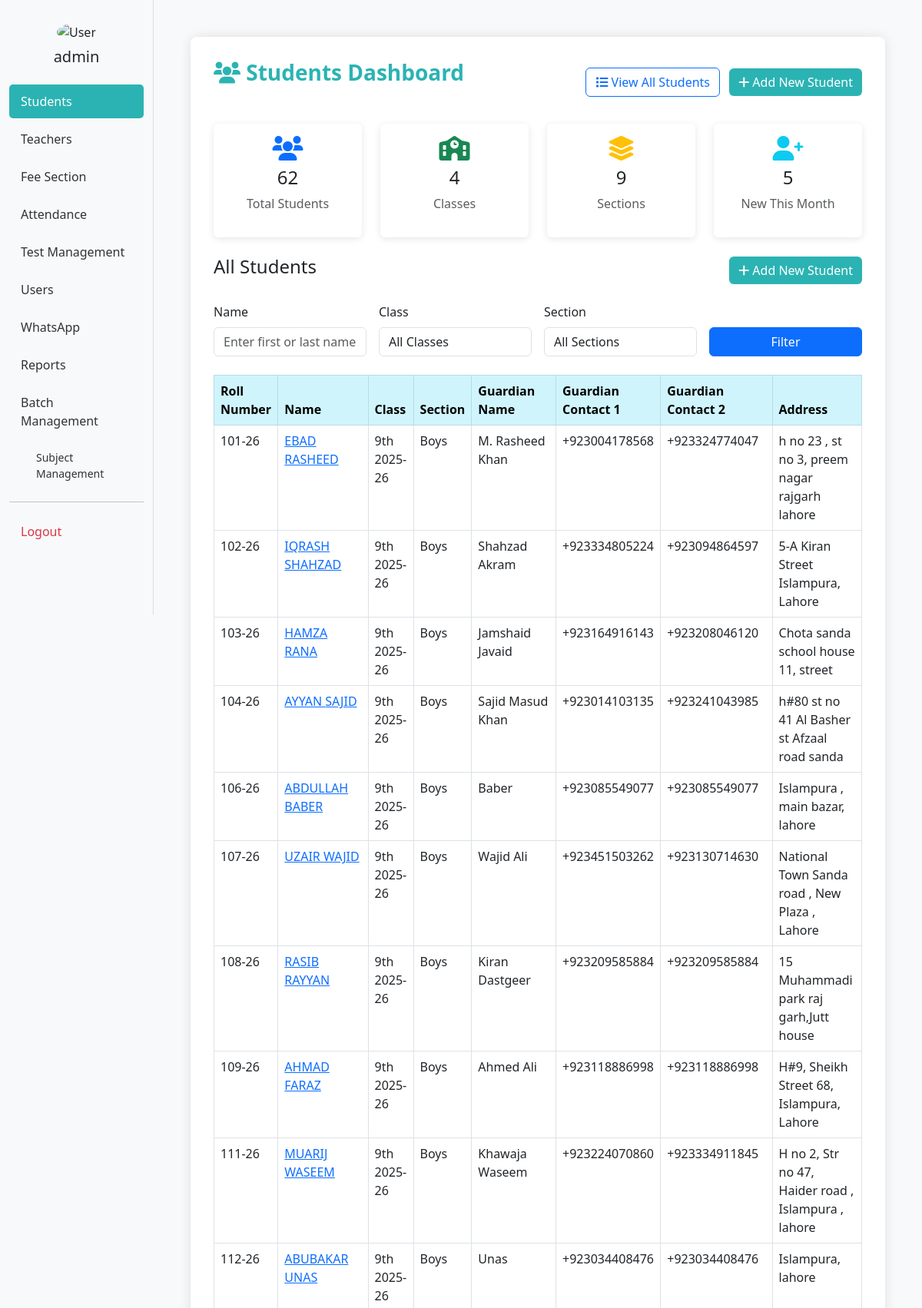
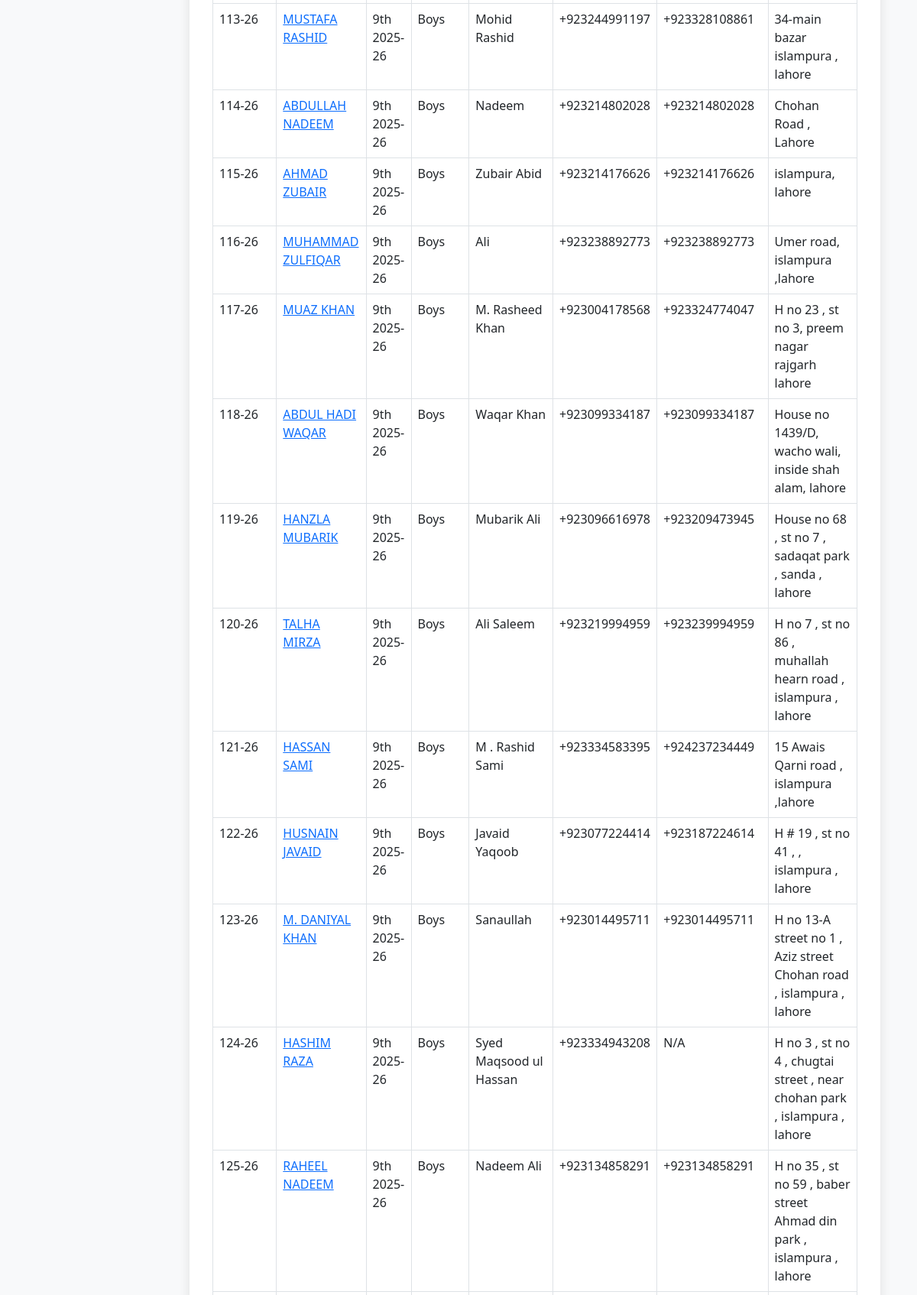
/list_students/ (signed in, upper part), run on the app's committed database (2 pictures, top to bottom).
### bri/models.py (models this page shows, shortened)
class Student(models.Model):
    username = models.OneToOneField(Username, on_delete=models.CASCADE, related_name='student_profile')
    std_fname = models.CharField(max_length=20)
    std_lname = models.CharField(max_length=20)
    std_dob = models.DateField()
    std_roll = models.CharField(max_length=20)
    std_class = models.ForeignKey(Class, on_delete=models.CASCADE)
    guardian_name = models.CharField(max_length=100, blank=True)
    guardian_contact1 = PhoneNumberField(blank=True, null=True)
    guardian_contact2 = PhoneNumberField(blank=True, null=True)
    address = models.TextField(blank=True, null=True)
    std_section = models.ForeignKey(Section, on_delete=models.CASCADE, null=True, blank=True)
    gender = models.CharField(max_length=10)
    discount_amount = models.IntegerField(help_text="Discount amount in PKR")
    is_active = models.BooleanField(default=True)
    profile_picture = models.ImageField(upload_to='student_pics/', blank=True, null=True)
    bform = models.CharField(max_length=20, blank=True, null=True)
    created_at = models.DateTimeField(auto_now_add=True)
    class Meta:
        unique_together = ('std_class', 'std_roll')

class Class(models.Model):
    class_name = models.CharField(max_length=15)
    is_active = models.BooleanField(default=True)
    order = models.IntegerField(default=0)
    class Meta:
        ordering = ['order', 'class_name']

class Section(models.Model):
    std_section = models.CharField(max_length=10)
    class_name = models.ForeignKey(Class, on_delete=models.CASCADE, related_name="sections")
    is_active = models.BooleanField(default=True)
    order = models.IntegerField(default=0)
    class Meta:
        ordering = ['order', 'std_section']

### bri/views.py (the view)
# urls.py: path('list_students/', views.list_students, name='list_students'),
@admin_required
def list_students(request):
    from django.utils import timezone
    from datetime import datetime, timedelta
    class_list = Class.objects.all()
    section_list = Section.objects.all()
    search_name = request.GET.get('name', '').strip()
    search_class = request.GET.get('class', '').strip()
    search_section = request.GET.get('section', '').strip()
    students = Student.objects.all().order_by('std_roll')
    if search_name:
        students = students.filter(
            Q(std_fname__icontains=search_name) |
            Q(std_lname__icontains=search_name)
        )
    if search_class:
        students = students.filter(std_class__class_name__icontains=search_class)
    if search_section.isdigit():
        students = students.filter(std_section__id=int(search_section))  # Corrected to use section ID explicitly
    if not students:
        students = []
    total_students = Student.objects.filter(is_active=True).count()
    total_classes = Class.objects.count()
    total_sections = Section.objects.count()
    new_admissions = 5
    recent_students = Student.objects.filter(is_active=True).order_by('-id')[:10]
    filters = {
        'name': search_name,
        'class': search_class,
        'section': search_section
    }
    context = {
        'students': students,
        'class_list': class_list,
        'section_list': section_list,
        'filters': filters,
        'total_students': total_students,
        'total_classes': total_classes,
        'total_sections': total_sections,
        'new_admissions': new_admissions,
        'recent_students': recent_students,
    }
    return render(request, 'List_students.html', context)

### bri/views.py (called while the page is built)
def admin_required(view_func):
    @wraps(view_func)
    def wrapper(request, *args, **kwargs):
        user_id = request.session.get('user_id')
        user_role = request.session.get('user_role')
        print(f"Admin check - user_id: {user_id}, user_role: {user_role}")
        if not user_id or user_role != 'admin':
            messages.error(request, "You need admin access to view this page.")
            return redirect('admin_dashboard')
        return view_func(request, *args, **kwargs)
    return wrapper

### bri/templates/List_students.html (shortened to what this page needs)
{% extends "students.html" %}
{% block content %}
  <div class="d-flex justify-content-between align-items-center mb-4">
    <h4>All Students</h4>
    <button class="btn btn-custom" data-bs-toggle="modal" data-bs-target="#addStudentModal">
      <i class="fas fa-plus"></i> Add New Student
    </button>
  </div>
  <form method="GET" class="row g-3 mb-4">
    <div class="col-md-3">
      <label for="nameFilter" class="form-label">Name</label>
      <input
        type="text"
        id="nameFilter"
        name="name"
        value="{{ filters.name|default:'' }}"
        class="form-control"
        placeholder="Enter first or last name" />
    </div>
    <div class="col-md-3">
      <label for="classFilter" class="form-label">Class</label>
      <select id="classFilter" name="class" class="form-control">
        <option value="">All Classes</option>
      </select>
    </div>
    <div class="col-md-3">
      <label for="sectionFilter" class="form-label">Section</label>
      <select id="sectionFilter" name="section" class="form-control">
        <option value="">All Sections</option>
      </select>
    </div>
    <div class="col-md-3 d-flex align-items-end">
      <button type="submit" class="btn btn-primary w-100">Filter</button>
    </div>
  </form>
  <table class="table table-bordered bg-white">
    <thead class="table-info">
      <tr>
        <th>Roll Number</th>
        <th>Name</th>
        <th>Class</th>
        <th>Section</th>
        <th>Guardian Name</th>
        <th>Guardian Contact 1</th>
        <th>Guardian Contact 2</th>
        <th>Address</th>
      </tr>
    </thead>
    <tbody>
      {% if students %}
        {% for stud in students %}
          <tr>
            <td>{{ stud.std_roll }}</td>
            <td>
              <a href="{% url 'edit_students' stud.id %}">
                {{ stud.std_fname }} {{ stud.std_lname }}
              </a>
            </td>
            <td>{{ stud.std_class.class_name }}</td>
            <td>{% if stud.std_section %}{{ stud.std_section.std_section }}{% else %}N/A{% endif %}</td>
            <td>{{ stud.guardian_name|default:"N/A" }}</td>
            <td>{{ stud.guardian_contact1|default:"N/A" }}</td>
            <td>{{ stud.guardian_contact2|default:"N/A" }}</td>
            <td>{{ stud.address|default:"N/A" }}</td>
          </tr>
        {% endfor %}
      {% else %}
        <tr><td colspan="8" class="text-center">No students found.</td></tr>
      {% endif %}
    </tbody>
  </table>
{% endblock %}

### bri/templates/students.html (style rules this page uses)
body { background-color: #f8f9fa; }
.btn-custom { background-color: #2bb3b3; color: #fff; border: none; }

### data on the page
Student: std_roll "101-26", std_fname "EBAD", std_lname "RASHEED", std_class.class_name "9th 2025-26", std_section.std_section "Boys", guardian_name "M. Rasheed Khan", guardian_contact1 "+923004178568", guardian_contact2 "+923324774047", address "h no 23 , st no 3, preem nagar rajgarh lahore"
Student: std_roll "102-26", std_fname "IQRASH", std_lname "SHAHZAD", std_class.class_name "9th 2025-26", std_section.std_section "Boys", guardian_name "Shahzad Akram", guardian_contact1 "+923334805224", guardian_contact2 "+923094864597", address "5-A Kiran Street Islampura, Lahore"
Student: std_roll "103-26", std_fname "HAMZA", std_lname "RANA", std_class.class_name "9th 2025-26", std_section.std_section "Boys", guardian_name "Jamshaid Javaid", guardian_contact1 "+923164916143", guardian_contact2 "+923208046120", address "Chota sanda school house 11, street"
Student: std_roll "104-26", std_fname "AYYAN", std_lname "SAJID", std_class.class_name "9th 2025-26", std_section.std_section "Boys", guardian_name "Sajid Masud Khan", guardian_contact1 "+923014103135", guardian_contact2 "+923241043985", address "h#80 st no 41 Al Basher st Afzaal road sanda"
Student: std_roll "106-26", std_fname "ABDULLAH", std_lname "BABER", std_class.class_name "9th 2025-26", std_section.std_section "Boys", guardian_name "Baber", guardian_contact1 "+923085549077", guardian_contact2 "+923085549077", address "Islampura , main bazar, lahore"
Student: std_roll "107-26", std_fname "UZAIR", std_lname "WAJID", std_class.class_name "9th 2025-26", std_section.std_section "Boys", guardian_name "Wajid Ali", guardian_contact1 "+923451503262", guardian_contact2 "+923130714630", address "National Town Sanda road , New Plaza , Lahore"
Student: std_roll "108-26", std_fname "RASIB", std_lname "RAYYAN", std_class.class_name "9th 2025-26", std_section.std_section "Boys", guardian_name "Kiran Dastgeer", guardian_contact1 "+923209585884", guardian_contact2 "+923209585884", address "15 Muhammadi park raj garh,Jutt house"
Student: std_roll "109-26", std_fname "AHMAD", std_lname "FARAZ", std_class.class_name "9th 2025-26", std_section.std_section "Boys", guardian_name "Ahmed Ali", guardian_contact1 "+923118886998", guardian_contact2 "+923118886998", address "H#9, Sheikh Street 68, Islampura, Lahore"
Student: std_roll "111-26", std_fname "MUARIJ", std_lname "WASEEM", std_class.class_name "9th 2025-26", std_section.std_section "Boys", guardian_name "Khawaja Waseem", guardian_contact1 "+923224070860", guardian_contact2 "+923334911845", address "H no 2, Str no 47, Haider road , Islampura , lahore"
Student: std_roll "112-26", std_fname "ABUBAKAR", std_lname "UNAS", std_class.class_name "9th 2025-26", std_section.std_section "Boys", guardian_name "Unas", guardian_contact1 "+923034408476", guardian_contact2 "+923034408476", address "Islampura, lahore"
Student: std_roll "113-26", std_fname "MUSTAFA", std_lname "RASHID", std_class.class_name "9th 2025-26", std_section.std_section "Boys", guardian_name "Mohid Rashid", guardian_contact1 "+923244991197", guardian_contact2 "+923328108861", address "34-main bazar islampura , lahore"
Student: std_roll "114-26", std_fname "ABDULLAH", std_lname "NADEEM", std_class.class_name "9th 2025-26", std_section.std_section "Boys", guardian_name "Nadeem", guardian_contact1 "+923214802028", guardian_contact2 "+923214802028", address "Chohan Road , Lahore"
Student: std_roll "115-26", std_fname "AHMAD", std_lname "ZUBAIR", std_class.class_name "9th 2025-26", std_section.std_section "Boys", guardian_name "Zubair Abid", guardian_contact1 "+923214176626", guardian_contact2 "+923214176626", address "islampura, lahore"
Student: std_roll "116-26", std_fname "MUHAMMAD", std_lname "ZULFIQAR", std_class.class_name "9th 2025-26", std_section.std_section "Boys", guardian_name "Ali", guardian_contact1 "+923238892773", guardian_contact2 "+923238892773", address "Umer road, islampura ,lahore"
Student: std_roll "117-26", std_fname "MUAZ", std_lname "KHAN", std_class.class_name "9th 2025-26", std_section.std_section "Boys", guardian_name "M. Rasheed Khan", guardian_contact1 "+923004178568", guardian_contact2 "+923324774047", address "H no 23 , st no 3, preem nagar rajgarh lahore"
Student: std_roll "118-26", std_fname "ABDUL HADI", std_lname "WAQAR", std_class.class_name "9th 2025-26", std_section.std_section "Boys", guardian_name "Waqar Khan", guardian_contact1 "+923099334187", guardian_contact2 "+923099334187", address "House no 1439/D, wacho wali, inside shah alam, lahore"
Student: std_roll "119-26", std_fname "HANZLA", std_lname "MUBARIK", std_class.class_name "9th 2025-26", std_section.std_section "Boys", guardian_name "Mubarik Ali", guardian_contact1 "+923096616978", guardian_contact2 "+923209473945", address "House no 68 , st no 7 , sadaqat park , sanda , lahore"
Student: std_roll "120-26", std_fname "TALHA", std_lname "MIRZA", std_class.class_name "9th 2025-26", std_section.std_section "Boys", guardian_name "Ali Saleem", guardian_contact1 "+923219994959", guardian_contact2 "+923239994959", address "H no 7 , st no 86 , muhallah hearn road , islampura , lahore"
Student: std_roll "121-26", std_fname "HASSAN", std_lname "SAMI", std_class.class_name "9th 2025-26", std_section.std_section "Boys", guardian_name "M . Rashid Sami", guardian_contact1 "+923334583395", guardian_contact2 "+924237234449", address "15 Awais Qarni road , islampura ,lahore"
Student: std_roll "122-26", std_fname "HUSNAIN", std_lname "JAVAID", std_class.class_name "9th 2025-26", std_section.std_section "Boys", guardian_name "Javaid Yaqoob", guardian_contact1 "+923077224414", guardian_contact2 "+923187224614", address "H # 19 , st no 41 , , islampura , lahore"
Student: std_roll "123-26", std_fname "M. DANIYAL", std_lname "KHAN", std_class.class_name "9th 2025-26", std_section.std_section "Boys", guardian_name "Sanaullah", guardian_contact1 "+923014495711", guardian_contact2 "+923014495711", address "H no 13-A street no 1 , Aziz street Chohan road , islampura , lahore"
Student: std_roll "124-26", std_fname "HASHIM", std_lname "RAZA", std_class.class_name "9th 2025-26", std_section.std_section "Boys", guardian_name "Syed Maqsood ul Hassan", guardian_contact1 "+923334943208", guardian_contact2 "N/A", address "H no 3 , st no 4 , chugtai street , near chohan park , islampura , lahore"
Student: std_roll "125-26", std_fname "RAHEEL", std_lname "NADEEM", std_class.class_name "9th 2025-26", std_section.std_section "Boys", guardian_name "Nadeem Ali", guardian_contact1 "+923134858291", guardian_contact2 "+923134858291", address "H no 35 , st no 59 , baber street Ahmad din park , islampura , lahore"

### other printed values
{{ request.session.user_name|default:'Admin' }} "admin"
{{ total_students }} "62"
{{ total_classes }} "4"
{{ total_sections }} "9"
{{ new_admissions }} "5"
